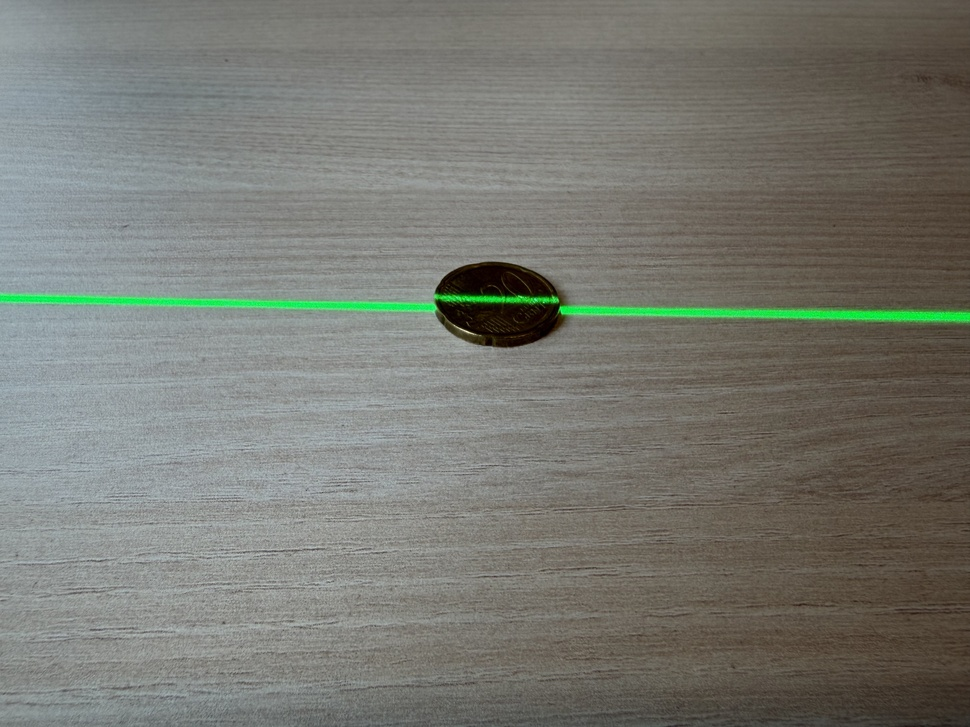
#> input picture 04-poc/data/ref_piece.jpg, 970 x 727 px, shrunk from 4032 x 3024 before the run
$ python -i laser_extraction.py   (imports and definitions only)
#> lines starting #> are read from the running program, lines starting #| are printed output that depends on the picture; after the words box and inside, x2 and y2 are one past the last pixel; in counts of white or black regions, pixels touching at a corner belong together
#> further down, picture is the input picture: shape (727, 970, 3); mean B, G, R 113.6, 120.8, 119.4
"""
laser_extraction.py — Détection de la ligne laser dans une image caméra

Algorithme :
  1. Convertir en niveaux de gris (ou isoler le canal rouge pour laser rouge).
  2. Appliquer un seuillage adaptatif pour isoler la ligne laser.
  3. Pour chaque colonne, calculer le **barycentre** (centre de masse) des pixels
     lumineux → position sous-pixel de la ligne (précision améliorée vs max).
  4. Retourner le tableau de positions Y par colonne.
"""

import cv2
import numpy as np


def extraire_ligne_laser(
    image: np.ndarray,
    canal: str = "rouge",
    seuil: int | None = None,
    min_pixels: int = 3,
) -> np.ndarray:
    """Détecte la position sous-pixel de la ligne laser pour chaque colonne.

    Args:
        image: Image BGR uint8 (H x W x 3).
        canal: Canal à utiliser pour la détection :
            - 'rouge' : canal R de l'image BGR (optimal pour laser rouge 650 nm)
            - 'vert'  : canal G de l'image BGR (optimal pour laser vert 520 nm)
            - 'gris'  : luminance (utile si la couleur est inconnue)
        seuil: Seuil de binarisation (0–255). Si None, utilise Otsu automatiquement.
        min_pixels: Nombre minimum de pixels lumineux par colonne pour valider la détection.
            Les colonnes avec moins de pixels sont marquées NaN.

    Returns:
        Tableau float64 de longueur W : position Y (en pixels, sous-pixel) de la ligne
        pour chaque colonne. Valeur NaN si la détection échoue pour une colonne.
    """
#> called with canal = 'rouge', min_pixels = 3
    if image.ndim != 3 or image.shape[2] != 3:
        raise ValueError("L'image doit être BGR (H x W x 3)")

    # Extraire le canal pertinent
    if canal == "rouge":
        # Canal R (BGR index 2) — laser rouge 650 nm
        canal_img = image[:, :, 2].astype(np.float32)
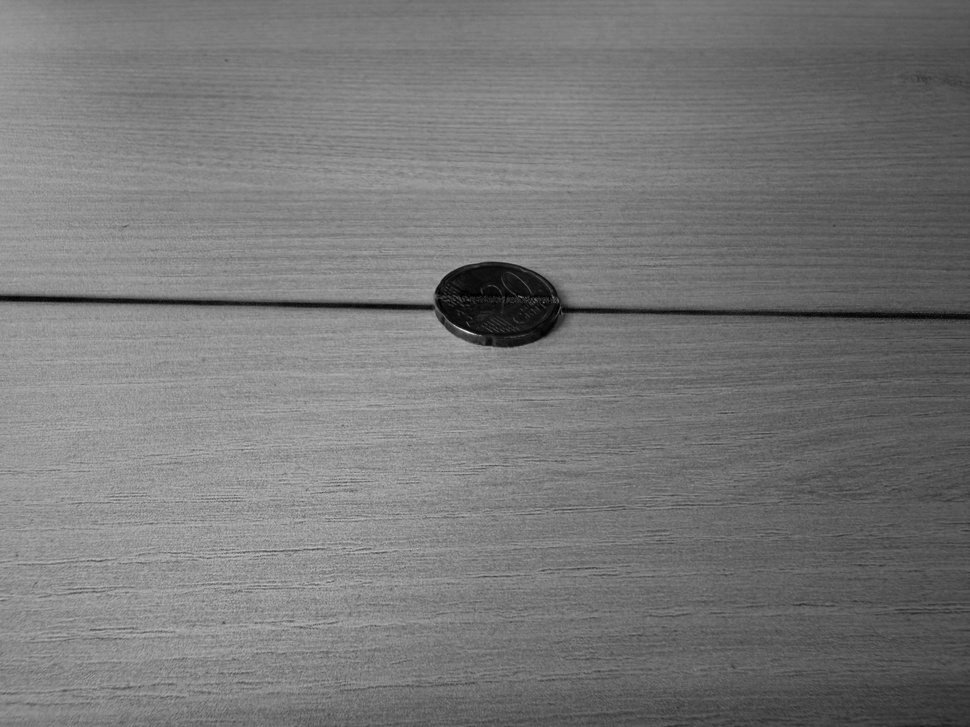
#> canal_img: shape (727, 970) float32; min 0, max 248, mean 119.4
        fond = image[:, :, 0].astype(np.float32) * 0.5 + image[:, :, 1].astype(np.float32) * 0.5
        canal_img = np.clip(canal_img - fond, 0, 255).astype(np.uint8)
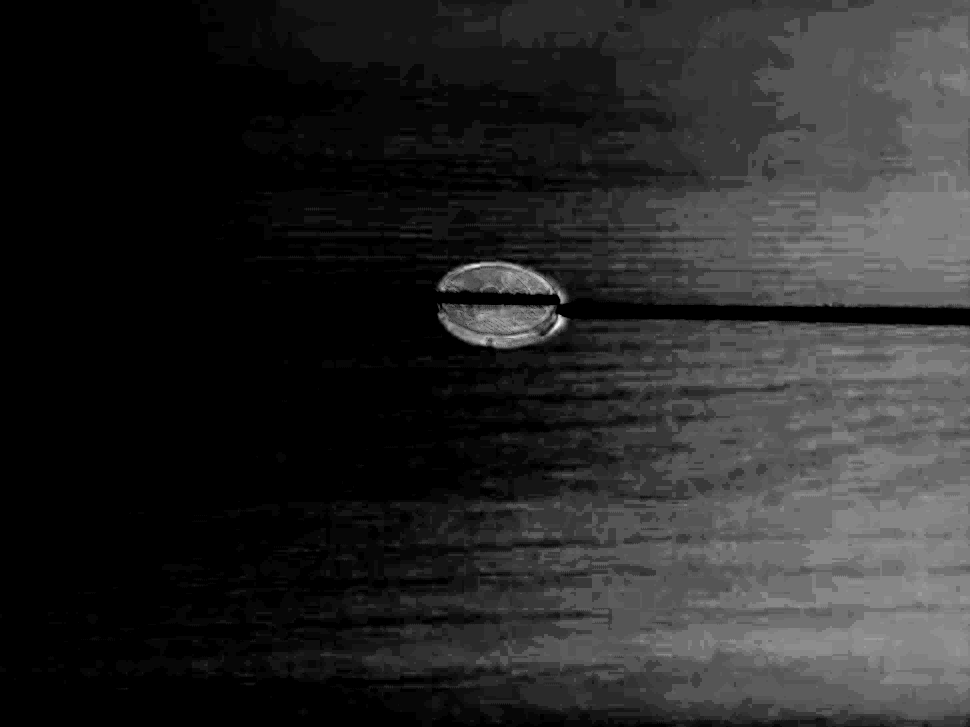
#> canal_img: shape (727, 970); min 0, max 36, mean 5.7; drawn with min black and max white
    elif canal == "vert":
        # Canal G (BGR index 1) — laser vert 520 nm
        canal_img = image[:, :, 1].astype(np.float32)
        fond = image[:, :, 0].astype(np.float32) * 0.5 + image[:, :, 2].astype(np.float32) * 0.5
        canal_img = np.clip(canal_img - fond, 0, 255).astype(np.uint8)
    elif canal == "gris":
        canal_img = cv2.cvtColor(image, cv2.COLOR_BGR2GRAY)
    else:
        raise ValueError(f"Canal inconnu : '{canal}'. Choisir 'rouge', 'vert' ou 'gris'.")

    # Seuillage
    if seuil is None:
        # Otsu détermine le seuil optimal automatiquement
        _, binaire = cv2.threshold(canal_img, 0, 255, cv2.THRESH_BINARY + cv2.THRESH_OTSU)
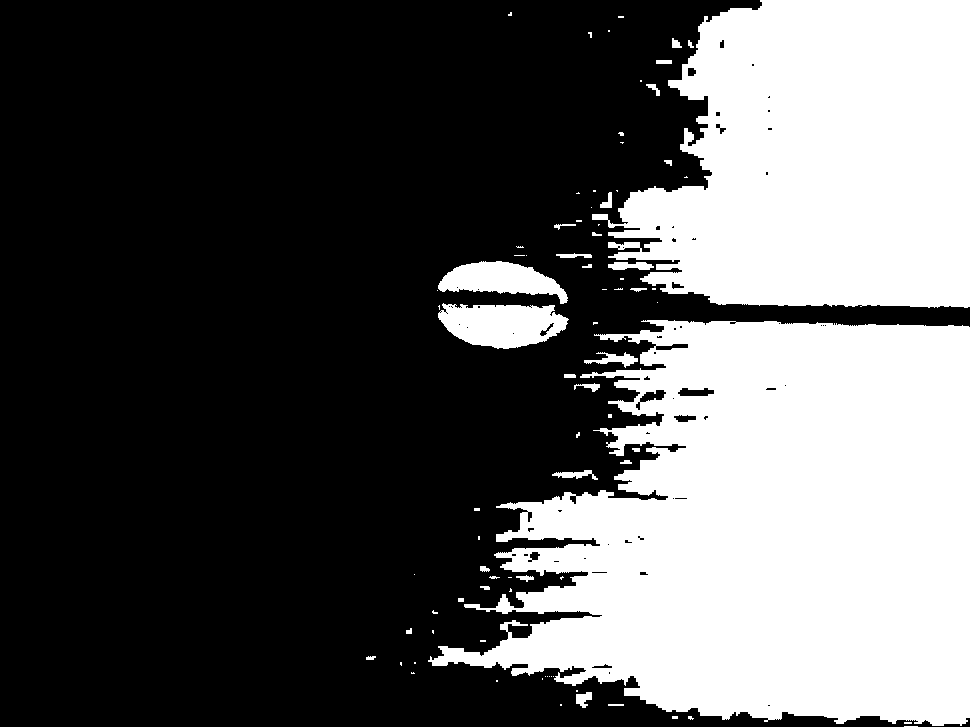
#> binaire: shape (727, 970); 35.6% white; 83 white regions (52 under 20 px), largest, box (x1, y1, x2, y2) and area: (428, 320, 970, 726) 152104, (592, 0, 970, 308) 89188, (438, 303, 569, 349) 4330
    else:
        _, binaire = cv2.threshold(canal_img, seuil, 255, cv2.THRESH_BINARY)

    H, W = canal_img.shape
#> H = 727; W = 970
    positions = np.full(W, np.nan)  # NaN par défaut (colonne non détectée)

    intensites = canal_img.astype(float)
    y_indices = np.arange(H, dtype=float)
#> y_indices = 727 values from 0 to 726

    for col in range(W):
        colonne = intensites[:, col] * (binaire[:, col] / 255.0)
        somme = colonne.sum()

        if somme < min_pixels * 10:  # Seuil minimal d'énergie
            continue  # Colonne sans signal suffisant → NaN

        # Barycentre (centre de masse) = position sous-pixel
        positions[col] = (y_indices * colonne).sum() / somme

    return positions


# [70 lines left out: functions lisser_positions, visualiser_detection, not called in this run]

>>> import cv2
>>> picture = cv2.imread('../data/ref_piece.jpg')
>>> result = extraire_ligne_laser(picture)
